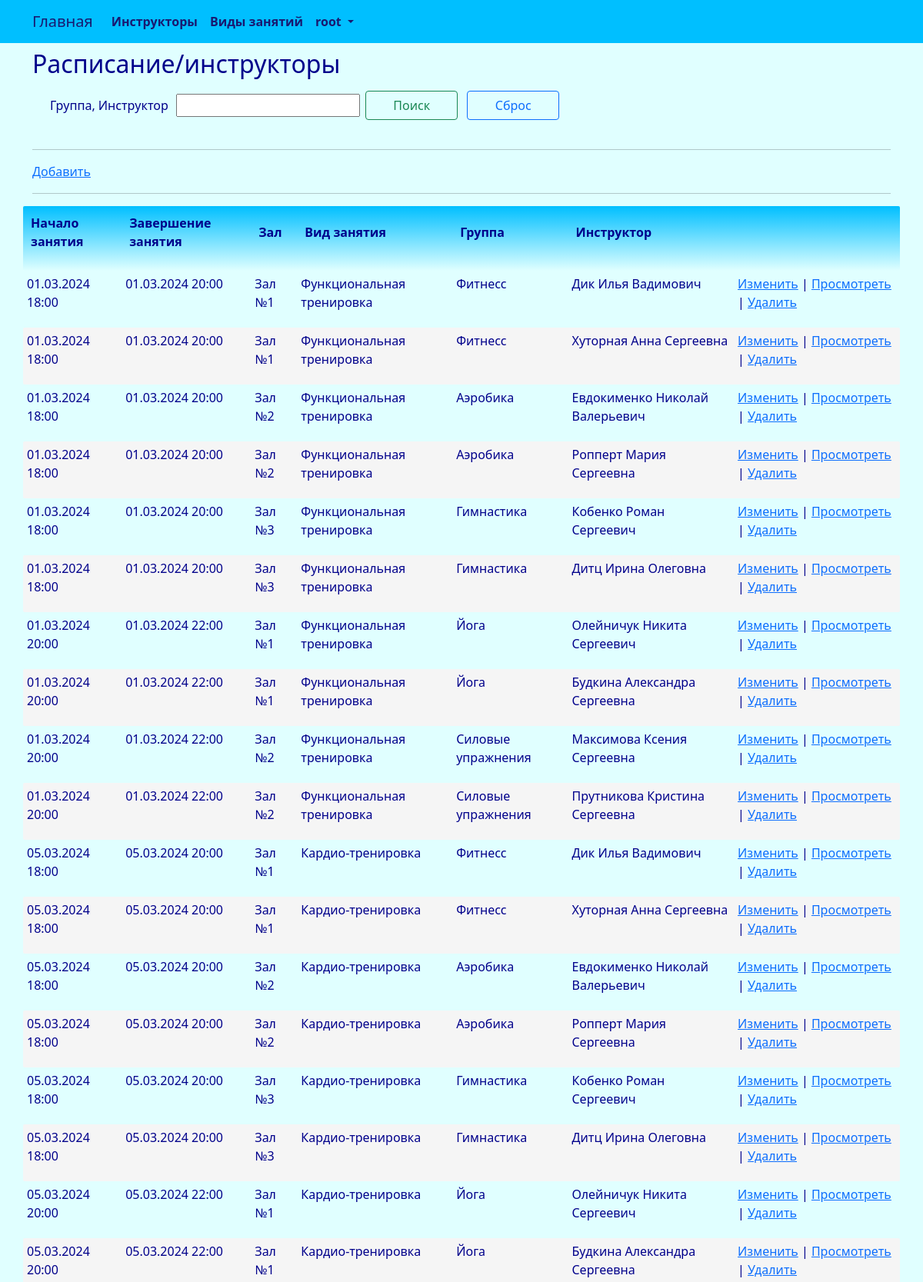
/schedule_instructor/index/ (signed in, upper part), run on the app's committed database.
### club/models.py (models this page shows, shortened)
class ScheduleInstructor(models.Model):
    schedule = models.ForeignKey(Schedule, related_name='schedule_instructor_schedule', on_delete=models.CASCADE)
    instructor = models.ForeignKey(Instructor, related_name='schedule_instructor_instructor', on_delete=models.CASCADE)
    class Meta:
        db_table = 'schedule_instructor'
        indexes = [
            models.Index(fields=['schedule', 'instructor']),
        ]
        ordering = ['schedule']

class Schedule(models.Model):
    start_date = models.DateTimeField(_('start_date'))
    finish_date = models.DateTimeField(_('finish_date'))
    hall = models.ForeignKey(Hall, related_name='schedule_hall', on_delete=models.CASCADE)
    kind = models.ForeignKey(Kind, related_name='schedule_kind', on_delete=models.CASCADE)
    party = models.ForeignKey(Party, related_name='schedule_party', on_delete=models.CASCADE)
    class Meta:
        db_table = 'schedule'
        indexes = [
            models.Index(fields=['start_date', 'finish_date']),
        ]
        ordering = ['start_date', 'finish_date']

class Hall(models.Model):
    hall_title = models.CharField(_('hall_title'), max_length=128, unique=True)
    equipment = models.TextField(_('equipment'), blank=True, null=True)
    class Meta:
        db_table = 'hall'
        ordering = ['hall_title']
    def __str__(self):
        return "{}".format(self.hall_title)

class Kind(models.Model):
    kind_title = models.CharField(_('kind_title'), max_length=128, unique=True)
    price = models.DecimalField(_('kind_price'), max_digits=9, decimal_places=2)
    class Meta:
        db_table = 'kind'
        ordering = ['kind_title']
    def __str__(self):
        return "{}".format(self.kind_title)

class Party(models.Model):
    party_title = models.CharField(_('party_title'), max_length=96, unique=True)
    class Meta:
        db_table = 'party'
        indexes = [
            models.Index(fields=['party_title']),
        ]
        ordering = ['party_title']
    def __str__(self):
        return "{}".format(self.party_title)

class Instructor(models.Model):
    SEX_CHOICES = (
        ('М','М'),
        ('Ж', 'Ж'),
    )
    full_name = models.CharField(_('full_name'), max_length=128)
    sex = models.CharField(_('sex'), max_length=1, choices=SEX_CHOICES, default='М')
    phone = models.CharField(_('phone'), max_length=64)
    user = models.OneToOneField(User, related_name='instructor_user', on_delete=models.PROTECT)
    class Meta:
        db_table = 'instructor'
        indexes = [
            models.Index(fields=['full_name']),
        ]
        ordering = ['full_name']

### club/views.py (the view)
# urls.py: path('schedule_instructor/index/', views.schedule_instructor_index, name='schedule_instructor_index'),
@login_required
@user_passes_test(lambda u: u.is_superuser)
def schedule_instructor_index(request):
    try:
        schedule_instructor = ScheduleInstructor.objects.all().order_by('schedule__start_date')
        if request.method == "POST":
            if 'searchBtn' in request.POST:
                title_search = request.POST.get("title_search")
                if title_search != '':
                    party_query = Party.objects.filter(party_title__contains = title_search).only('id').all()
                    schedule_query = Schedule.objects.all().filter(party_id__in = party_query)
                    instructor_query = Instructor.objects.filter(full_name__contains = title_search).only('id').all()
                    schedule_instructor = schedule_instructor.filter(Q(schedule_id__in = schedule_query)|Q(instructor_id__in = instructor_query))
                return render(request, "schedule_instructor/index.html", {"schedule_instructor": schedule_instructor,  "title_search": title_search })
            else:
                return render(request, "schedule_instructor/index.html", {"schedule_instructor": schedule_instructor, })
        else:
            return render(request, "schedule_instructor/index.html", {"schedule_instructor": schedule_instructor, })
        return render(request, "schedule_instructor/index.html", {"schedule_instructor": schedule_instructor,})
    except Exception as exception:
        print(exception)
        return HttpResponse(exception)

### templates/schedule_instructor/index.html (shortened to what this page needs)
{% extends "base.html" %}
{% load i18n %}
{% block content %}
<h2>{% trans "schedule_instructors" %}</h2>
<div class="row" style="margin: 10px">
	<form method="POST" enctype="multipart/form-data">
		<table>
			<tbody>
				<tr>
					<td>
						<p>{% trans "party" %}, {% trans "instructor" %} &nbsp;</p>
					</td>
					<td>
						<p><input type="search" value="{{title_search}}" name="title_search"></p>
					</td>
					<td>
						<p><button class="btn btn-outline-success" name="searchBtn" style="width:120px; margin:5px">{% trans "Search" %}</button></p>
					</td>
					<td>
						<p><button class="btn btn-outline-primary" name="resetBtn" type="submit" onClick="window.location.reload();" style="width:120px; margin:5px">{% trans "Reset" %}</button></p>
					</td>
				</tr>
			</tbody>
		</table>
	</form>
</div>
<hr>
<p><a href="{% url 'schedule_instructor_create'%}">{% trans "Add" %}</a></p>
<hr>
{% if schedule_instructor.count > 0 %}
<div class="row">
	<table id="myTable" class="table-manager" style="width:100%">
		<thead>
			<tr>
				<th><p>{% trans "start_date" %}</p></th>
				<th><p>{% trans "finish_date" %}</p></th>
				<th><p>{% trans "hall" %}</p></th>
				<th><p>{% trans "kind" %}</p></th>
				<th><p>{% trans "party" %}</p></th>
				<th><p>{% trans "instructor" %}</p></th>
				<th><p></p></th>
			</tr>
		</thead>
		<tbody>
			{% for e in schedule_instructor %}
			<tr>
				<td><p>{{ e.schedule.start_date | date:"d.m.Y H:i" }}</p></td>
				<td><p>{{ e.schedule.finish_date | date:"d.m.Y H:i" }}</p></td>
				<td><p>{{ e.schedule.hall }}</p></td>
				<td><p>{{ e.schedule.kind }}</p></td>
				<td><p>{{ e.schedule.party }}</p></td>
				<td><p>{{ e.instructor.full_name }}</p></td>
				<td>
					<p>
					<a href="{% url 'schedule_instructor_edit' e.id %}">{% trans "Change" %}</a> |
					<a href="{% url 'schedule_instructor_read' e.id %}">{% trans "View" %}</a> |
					<a onclick="return confirm('Удалить запись?')" href="{% url 'schedule_instructor_delete' e.id %}">{% trans "Delete" %}</a>
					</p>
				</td>
			</tr>
			{% endfor %}
		</tbody>
	</table>
</div>
{% endif %}
{% endblock content %}

### templates/base.html (shortened to what this page needs)
<!DOCTYPE html>
{% load static %}
{% load i18n %}
<html>
	<head>
		<link rel="stylesheet" href="{% static 'css/bootstrap.min.css' %}">
		<link rel="stylesheet" href="{% static 'css/styles.css' %}" />
	</head>
	<nav class="navbar navbar-expand-lg justify-content-center">
		<div class="container">
			<div class="collapse navbar-collapse" id="mainMenu">
				<ul class="navbar-nav me-auto mb-2 mb-lg-0">
					<a class="navbar-brand" href="{{ HTTP_HOST }}/">{% trans "Home" %}</a>
					<li class="nav-item">
						<a class="nav-link" href="{% url 'instructor_list' %}">{% trans "instructors" %}</a>
					</li>
					<li class="nav-item">
						<a class="nav-link" href="{% url 'kind_list' %}">{% trans "kinds" %}</a>
					</li>
					{% if user.is_authenticated %}
					<li class="nav-item dropdown">
						<a class="nav-link dropdown-toggle" href="#" id="navbarDropdown" role="button" data-bs-toggle="dropdown" aria-expanded="false">
							{{ user.username }}
						</a>
					</li>
					{% else %}
					<form class="form-inline ml-auto">
						<a href="{% url 'login' %}" class="btn btn-outline-secondary">{% trans "Log In" %}</a>
						<a href="{% url 'signup' %}" class="btn btn-primary ml-2">{% trans "Sign up" %}</a>
					</form>
					{% endif %}
				</ul>
			</div>
		</div>
	</nav>
	<body>
		<div class="container">
			{% block content%}{% endblock content %}
		</div>
	</body>
</html>

### static/css/styles.css (style rules this page uses)
:root { --navbar-background-color: DeepSkyBlue; --navbar-text-color: MidnightBlue; --main-background-color-light: LightCyan; --main-background-color-dark: DeepSkyBlue; --main-text-color: DarkBlue; --main-header-color: DarkBlue; --main-text-attention-color: Purple; --footer-background-color-light: LightCyan; --footer-background-color-dark: Aquamarine; --footer-text-color: Teal; --card-background-color-light: LightCyan; --card-background-color-dark: DeepSkyBlue; --card-text-color: SeaGreen; --table-background-color-light: LightCyan; --table-background-color-dark: #F5F5F5; --table-text-color: DarkBlue; --star-size: 30px; --star-color: LightYellow; --star-background: Yellow ; }
.navbar { background-color: var(--navbar-background-color); color: var(--navbar-text-color); }
.navbar .navbar-nav, .navbar .navbar-nav .navbar-text { color: var(--navbar-text-color); }
.navbar ul { background-color: var(--navbar-background-color); color: var(--navbar-text-color); }
.navbar li { background-color: var(--navbar-background-color); color: var(--navbar-text-color); }
.navbar a { background-color: var(--navbar-background-color); color: var(--navbar-text-color); }
.navbar-brand { background-color: var(--navbar-background-color); color: var(--navbar-text-color); }
.nav-item { background-color: var(--navbar-background-color); color: var(--navbar-text-color); font-weight: bold; }
body { background-color: var(--main-background-color-light); }
h1, h2, h3, h4, h5, h6 { color: var(--main-header-color); }
p, ul, li, label { color: var(--main-text-color); }
.table-manager { background-color: var(--main-background-color-light); width: 100%; }
.table-manager tbody { background-color: var(--main-background-color-light); border: none; margin-top: 20px; margin-bottom: 20px; }
.table-manager thead th { color: var(--main-text-color); font-weight: bold; text-align: left; padding: 10px; background-image: linear-gradient(top, var(--main-background-color-dark), var(--main-background-color-light)); background-image: -o-linear-gradient(top, var(--main-background-color-dark), var(--main-background-color-light)); background-image: -moz-linear-gradient(top, var(--main-background-color-dark), var(--main-background-color-light)); background-image: -webkit-linear-gradient(top, var(--main-background-color-dark), var(--main-background-color-light)); }
.table-manager thead tr th:first-child { border-radius: 2px 0 0 2px; }
.table-manager thead tr th:last-child { border-radius: 0 2px 2px 0; }
.table-manager tbody td { text-align: left; border: none; padding: 5px 5px; vertical-align: top; }
.table-manager tbody tr:nth-child(odd) { background: var(--table-background-color-light); }
.table-manager tbody tr:nth-child(even) { background: var(--table-background-color-dark); }
.table-manager tbody tr td:first-child { border-radius: 2px 0 0 2px; }
.table-manager tbody tr td:last-child { border-radius: 0 2px 2px 0; }

### data on the page
ScheduleInstructor: schedule.start_date "01.03.2024 18:00", schedule.finish_date "01.03.2024 20:00", schedule.hall "Зал №1", schedule.kind "Функциональная тренировка", schedule.party "Фитнесс", instructor.full_name "Дик Илья Вадимович"
ScheduleInstructor: schedule.start_date "01.03.2024 18:00", schedule.finish_date "01.03.2024 20:00", schedule.hall "Зал №1", schedule.kind "Функциональная тренировка", schedule.party "Фитнесс", instructor.full_name "Хуторная Анна Сергеевна"
ScheduleInstructor: schedule.start_date "01.03.2024 18:00", schedule.finish_date "01.03.2024 20:00", schedule.hall "Зал №2", schedule.kind "Функциональная тренировка", schedule.party "Аэробика", instructor.full_name "Евдокименко Николай Валерьевич"
ScheduleInstructor: schedule.start_date "01.03.2024 18:00", schedule.finish_date "01.03.2024 20:00", schedule.hall "Зал №2", schedule.kind "Функциональная тренировка", schedule.party "Аэробика", instructor.full_name "Ропперт Мария Сергеевна"
ScheduleInstructor: schedule.start_date "01.03.2024 18:00", schedule.finish_date "01.03.2024 20:00", schedule.hall "Зал №3", schedule.kind "Функциональная тренировка", schedule.party "Гимнастика", instructor.full_name "Кобенко Роман Сергеевич"
ScheduleInstructor: schedule.start_date "01.03.2024 18:00", schedule.finish_date "01.03.2024 20:00", schedule.hall "Зал №3", schedule.kind "Функциональная тренировка", schedule.party "Гимнастика", instructor.full_name "Дитц Ирина Олеговна"
ScheduleInstructor: schedule.start_date "01.03.2024 20:00", schedule.finish_date "01.03.2024 22:00", schedule.hall "Зал №1", schedule.kind "Функциональная тренировка", schedule.party "Йога", instructor.full_name "Олейничук Никита Сергеевич"
ScheduleInstructor: schedule.start_date "01.03.2024 20:00", schedule.finish_date "01.03.2024 22:00", schedule.hall "Зал №1", schedule.kind "Функциональная тренировка", schedule.party "Йога", instructor.full_name "Будкина Александра Сергеевна"
ScheduleInstructor: schedule.start_date "01.03.2024 20:00", schedule.finish_date "01.03.2024 22:00", schedule.hall "Зал №2", schedule.kind "Функциональная тренировка", schedule.party "Силовые упражнения", instructor.full_name "Максимова Ксения Сергеевна"
ScheduleInstructor: schedule.start_date "01.03.2024 20:00", schedule.finish_date "01.03.2024 22:00", schedule.hall "Зал №2", schedule.kind "Функциональная тренировка", schedule.party "Силовые упражнения", instructor.full_name "Прутникова Кристина Сергеевна"
ScheduleInstructor: schedule.start_date "05.03.2024 18:00", schedule.finish_date "05.03.2024 20:00", schedule.hall "Зал №1", schedule.kind "Кардио-тренировка", schedule.party "Фитнесс", instructor.full_name "Дик Илья Вадимович"
ScheduleInstructor: schedule.start_date "05.03.2024 18:00", schedule.finish_date "05.03.2024 20:00", schedule.hall "Зал №1", schedule.kind "Кардио-тренировка", schedule.party "Фитнесс", instructor.full_name "Хуторная Анна Сергеевна"
ScheduleInstructor: schedule.start_date "05.03.2024 18:00", schedule.finish_date "05.03.2024 20:00", schedule.hall "Зал №2", schedule.kind "Кардио-тренировка", schedule.party "Аэробика", instructor.full_name "Евдокименко Николай Валерьевич"
ScheduleInstructor: schedule.start_date "05.03.2024 18:00", schedule.finish_date "05.03.2024 20:00", schedule.hall "Зал №2", schedule.kind "Кардио-тренировка", schedule.party "Аэробика", instructor.full_name "Ропперт Мария Сергеевна"
ScheduleInstructor: schedule.start_date "05.03.2024 18:00", schedule.finish_date "05.03.2024 20:00", schedule.hall "Зал №3", schedule.kind "Кардио-тренировка", schedule.party "Гимнастика", instructor.full_name "Кобенко Роман Сергеевич"
ScheduleInstructor: schedule.start_date "05.03.2024 18:00", schedule.finish_date "05.03.2024 20:00", schedule.hall "Зал №3", schedule.kind "Кардио-тренировка", schedule.party "Гимнастика", instructor.full_name "Дитц Ирина Олеговна"
ScheduleInstructor: schedule.start_date "05.03.2024 20:00", schedule.finish_date "05.03.2024 22:00", schedule.hall "Зал №1", schedule.kind "Кардио-тренировка", schedule.party "Йога", instructor.full_name "Олейничук Никита Сергеевич"
ScheduleInstructor: schedule.start_date "05.03.2024 20:00", schedule.finish_date "05.03.2024 22:00", schedule.hall "Зал №1", schedule.kind "Кардио-тренировка", schedule.party "Йога", instructor.full_name "Будкина Александра Сергеевна"

### other printed values
{{ user.username }} "root"
